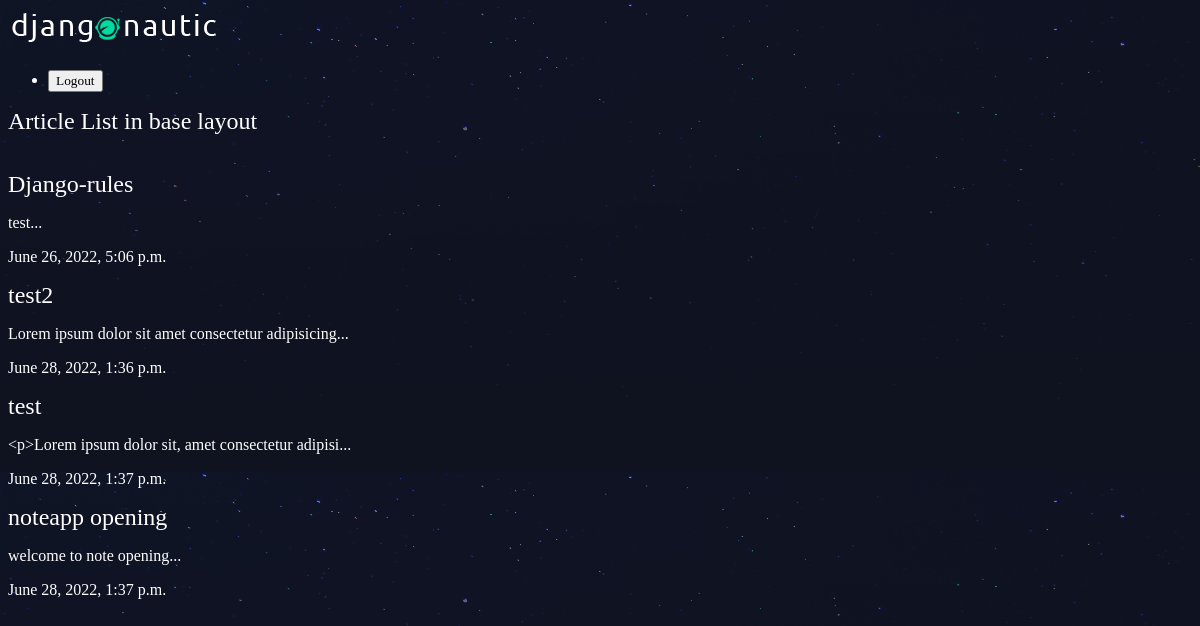
The page /articles/ on the database as committed earlier.
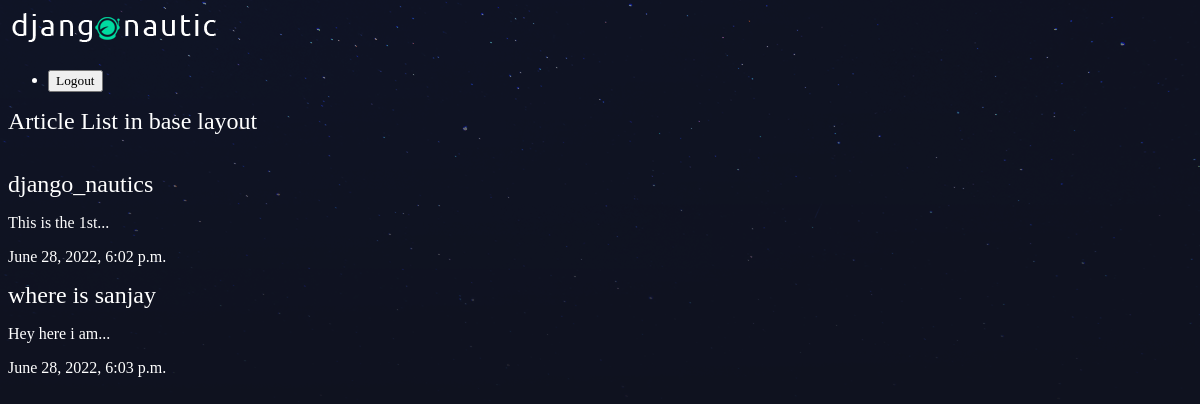
The same page on the database as committed later.
### articles/models.py (models this page shows, shortened)
class Articles(models.Model):
    title=models.CharField(max_length=100)
    slug=models.SlugField()
    body=models.TextField()
    date=models.DateTimeField(auto_now=True)
    thumb=models.ImageField(default='default.png', blank=True)
    author=models.ForeignKey(User, default=None, on_delete=models.PROTECT)
    def snippet(self):
        return self.body[:50]+"..."

### articles/views.py (the view)
# urls.py: path('', views.article_list, name="list"),
def article_list(request):
    articles=Articles.objects.all().order_by('date')
    return render(request, "articles/articles_list.html", {'articles': articles})

### articles/templates/articles/articles_list.html
{% extends 'base_layout.html'%}
{% block content %}
  <h2>Article List in base layout </h2>
  <div class="articles">
    <br/>
    <br/>
    {% for article in articles %}
    <div class="article">
      <h2><a href="{% url 'articles:details' slug=article.slug %}">{{article.title}}</a></h2>
      <p>{{article.snippet}}</p>
      <p>{{article.date}}</p>
    </div>
    {% endfor %}
  </div>
{% endblock content %}

### templates/base_layout.html (shortened to what this page needs)
{% load static %}
<!DOCTYPE html>
<html lang="en">
  <head>
    <link rel="stylesheet" href="{% static 'styles.css' %}">
  </head>
  <body>
    <div class="wrapper">
        <h1><a href="{% url 'articles:list' %}"><img src="{% static 'logo.png' %}" alt="djangonotes"></a></h1>
        <nav>
          <ul>
            <li>
              <form class="logout-link" action="{% url 'accounts:logout' %}" method="post">
                <button type="submit">
                  Logout
                </button>
              </form>
            </li>
          </ul>
        </nav>
        {% block content %}
      {% endblock content %}
    </div>
  </body>
</html>

### assets/styles.css (style rules this page uses)
body { background-color: #0f121f; background-image: url(/static/stars.png); color: #fff; }
body * { font-family: Ubuntu; }
h1, h2, h3, h4, h5 { font-weight: normal; margin: 0; }
a, a:hover, a:visited { color: #fff; text-decoration: none; }

Rows that differ between the two databases and show on the page:
removed Articles: title "test2", snippet "Lorem ipsum dolor sit amet consectetur adipisicing...", date "June 28, 2022, 1:36 p.m."
removed Articles: title "test", snippet "<p>Lorem ipsum dolor sit, amet consectetur adipisi...", date "June 28, 2022, 1:37 p.m."
changed Articles: title "Django-rules" → "django_nautics"; snippet "test..." → "This is the 1st..."; date "June 26, 2022, 5:06 p.m." → "June 28, 2022, 6:02 p.m."
changed Articles: title "noteapp opening" → "where is sanjay"; snippet "welcome to note opening..." → "Hey here i am..."; date "June 28, 2022, 1:37 p.m." → "June 28, 2022, 6:03 p.m."
